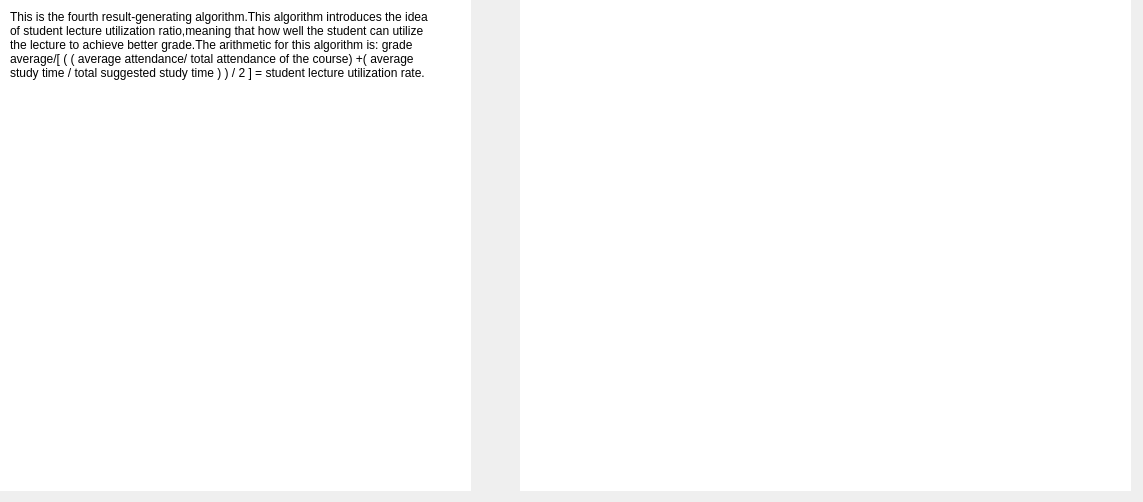
<?xml version="1.0" encoding="UTF-8"?>
<ui version="4.0">
 <class>detailedcontentdialog3</class>
 <widget class="QDialog" name="detailedcontentdialog3">
  <property name="geometry">
   <rect>
    <x>0</x>
    <y>0</y>
    <width>1143</width>
    <height>502</height>
   </rect>
  </property>
  <property name="windowTitle">
   <string>detailed result3</string>
  </property>
  <widget class="QWidget" name="paragraphWidget" native="true">
   <property name="geometry">
    <rect>
     <x>0</x>
     <y>0</y>
     <width>471</width>
     <height>491</height>
    </rect>
   </property>
   <property name="styleSheet">
    <string notr="true">background-color: rgb(255, 255, 255);</string>
   </property>
   <widget class="QLabel" name="description">
    <property name="geometry">
     <rect>
      <x>10</x>
      <y>10</y>
      <width>431</width>
      <height>191</height>
     </rect>
    </property>
    <property name="styleSheet">
     <string notr="true">font: 11pt &quot;Ubuntu&quot;;</string>
    </property>
    <property name="text">
     <string>This is the fourth result-generating algorithm.This algorithm introduces the idea of student lecture utilization ratio,meaning that how well the student can utilize the lecture to achieve better grade.The arithmetic for this algorithm is: grade average/[ ( ( average attendance/ total attendance of the course) +( average study time / total suggested study time ) ) / 2 ] = student lecture utilization rate.</string>
    </property>
    <property name="alignment">
     <set>Qt::AlignLeading|Qt::AlignLeft|Qt::AlignTop</set>
    </property>
    <property name="wordWrap">
     <bool>true</bool>
    </property>
   </widget>
   <widget class="QLabel" name="Result">
    <property name="geometry">
     <rect>
      <x>10</x>
      <y>180</y>
      <width>441</width>
      <height>301</height>
     </rect>
    </property>
    <property name="styleSheet">
     <string notr="true">font: 12pt &quot;Ubuntu&quot;;</string>
    </property>
    <property name="text">
     <string/>
    </property>
    <property name="alignment">
     <set>Qt::AlignLeading|Qt::AlignLeft|Qt::AlignTop</set>
    </property>
    <property name="wordWrap">
     <bool>true</bool>
    </property>
   </widget>
  </widget>
  <widget class="QWidget" name="graphWidget" native="true">
   <property name="geometry">
    <rect>
     <x>520</x>
     <y>0</y>
     <width>611</width>
     <height>491</height>
    </rect>
   </property>
   <property name="styleSheet">
    <string notr="true">background-color: rgb(255, 255, 255);</string>
   </property>
   <widget class="QWidget" name="graph3" native="true">
    <property name="geometry">
     <rect>
      <x>0</x>
      <y>0</y>
      <width>611</width>
      <height>491</height>
     </rect>
    </property>
    <layout class="QHBoxLayout" name="horizontalLayout"/>
   </widget>
  </widget>
 </widget>
 <resources/>
 <connections/>
</ui>
